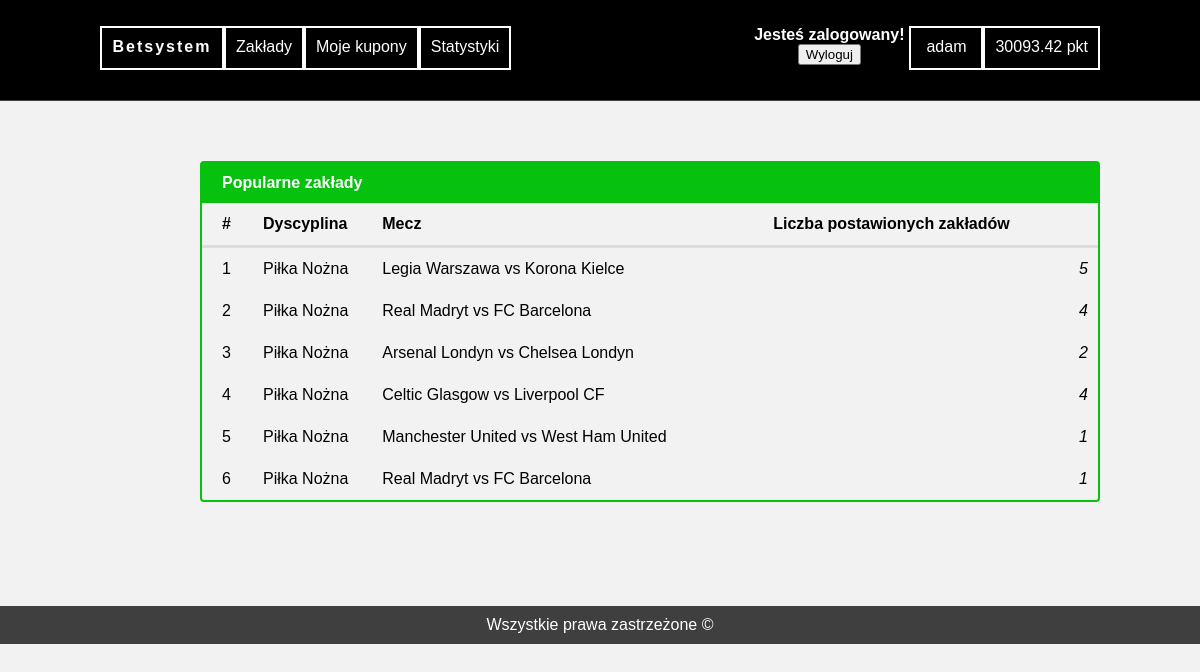
Screenshot of /popularne_zaklady.php (signed in) with the database file from the repository.
### tables this page shows
CREATE TABLE `bets` (
  `id` int(11) NOT NULL,
  `sport` text NOT NULL,
  `player1` text NOT NULL,
  `player2` text NOT NULL,
  `start_time` time NOT NULL,
  `date` date NOT NULL,
  `odd_1` text NOT NULL,
  `odd_x` double NOT NULL,
  `odd_2` double NOT NULL,
  `result` char(1) NOT NULL
);

### popularne_zaklady.php (the view, shortened to what this page needs)
<!DOCTYPE html>
<html lang="pl">
<head>
	<link rel="stylesheet" type="text/css" href="style.css">
</head>
<body>
	<div class="wrapper">
		<div class="nav">
			<div id="menu-container">
				<div id="logo"><b>Betsystem</b></div>
				<ol>
    <li class="option">Zakłady
    </li>
    <li class="option">Moje kupony
    </li>
    <li class="option">Statystyki
    </li>
  </ol>
				<div class="right-menu"><?php echo $_SESSION['points'].' pkt'; ?></div>
				<div class="right-menu"><?php echo $_SESSION['user']; ?></div>
				<div id="log-in">
					<b>Jesteś zalogowany!</b>
					<form action="logout.php" method="post">
						<input type="submit" value="Wyloguj" >
					</form>
				</div>
			</div>
		</div>
		<div class="content">
		<table>
  <thead>
    <tr>
      <th colspan="4">Popularne zakłady</th>
    </tr>
    <tr>
      <th colspan="1">#</th>
      <th colspan="1">Dyscyplina</th>
	  <th colspan="1">Mecz</th>
	  <th colspan="1">Liczba postawionych zakładów</th>
    </tr>
  </thead>
<?php
			require_once "connect.php";
			$conn = @new mysqli($host, $db_user, $db_password, $db_name);
			mysqli_query($conn, "SET CHARSET utf8");
			mysqli_query($conn, "SET NAMES 'utf8' COLLATE 'utf8_polish_ci'");
			$query_ranking = $conn->query("SELECT id_bets, COUNT(id_bets), id, sport, player1, player2  FROM postawione_zaklady, bets WHERE postawione_zaklady.id_bets=bets.id GROUP BY id_bets");
			$rows = $query_ranking->num_rows;
					for ($i=0, $temp=1; $i < $rows ; $i++, $temp++) {
						$ranking = $query_ranking->fetch_assoc();
						$sport = $ranking['sport'];
						$player1 = $ranking['player1'];
						$player2 = $ranking['player2'];
						$count  = $ranking['COUNT(id_bets)'];
echo<<<END
<tbody>
    <tr>
      <td>$temp</td>
      <td>$sport</td>
      <td>$player1 vs $player2</td>
      <td>
        <i>$count</i>
      </td>
    </tr>
  </tbody>
END;
}
?>
</table>
<br/><br/><br/>
		</div>
		<div class="footer">Wszystkie prawa zastrzeżone &copy</div>
	</div>
</body>
</html>

### style.css (style rules this page uses)
body { background-color: #f2f2f2; color: #000000; margin: 0; font-family: Arial; }
.wrapper { width: 100%; }
.nav { width: 100%; padding: 10px 0; background-color: #000000; text-align: center; border-bottom: 1px solid #3f3f3f; height: 80px; color: #ffffff; }
.content { width: 700px; align: center; margin-left: 200px; margin-right: auto; text-align: justify; padding-top: 10px; float: left; }
.footer { text-align: center; background-color: #3f3f3f; padding: 10px; color: #ffffff; clear: both; }
#menu-container { width: 1000px; margin: auto; }
.option { float: left; min-width: 50px; height: 20px; padding: 10px; border: 2px solid white; }
#logo { float: left; min-width: 100px; height: 20px; padding: 10px; border: 2px solid white; letter-spacing: 2px; }
.right-menu { float: right; min-width: 50px; height: 20px; padding: 10px; border: 2px solid white; }
#log-in { float: right; min-width: 50px; height: 35px; padding-right: 5px; }
ol > li { float: left; min-width: 50px; height: 20px; padding: 10px; border: 2px solid white; list-style: none; }
ol > li:first-child { margin-left:0; }

### popularne_zaklady.php (style rules this page uses)
table { text-align: left; line-height: 40px; border-collapse: separate; border-spacing: 0; border: 2px solid #06C20F; width: 900px; margin: 50px auto; border-radius: .25rem; }
thead tr:first-child { background: #06C20F; color: #fff; border: none; }
th:first-child, td:first-child { padding: 0 15px 0 20px; }
thead tr:last-child th { border-bottom: 3px solid #ddd; }
tbody tr:last-child td { border: none; }
tbody td { border-bottom: 1px solid #ddd; }
td:last-child { text-align: right; padding-right: 10px; }

### rows the page displays
bets: sport "Piłka Nożna", player1 "Legia Warszawa", player2 "Korona Kielce", count "5"
bets: sport "Piłka Nożna", player1 "Real Madryt", player2 "FC Barcelona", count "4"
bets: sport "Piłka Nożna", player1 "Arsenal Londyn", player2 "Chelsea Londyn", count "2"
bets: sport "Piłka Nożna", player1 "Celtic Glasgow", player2 "Liverpool CF", count "4"
bets: sport "Piłka Nożna", player1 "Manchester United", player2 "West Ham United", count "1"
bets: sport "Piłka Nożna", player1 "Real Madryt", player2 "FC Barcelona", count "1"

### other values shown
$_SESSION['points'] "30093.42"
$_SESSION['user'] "adam"
